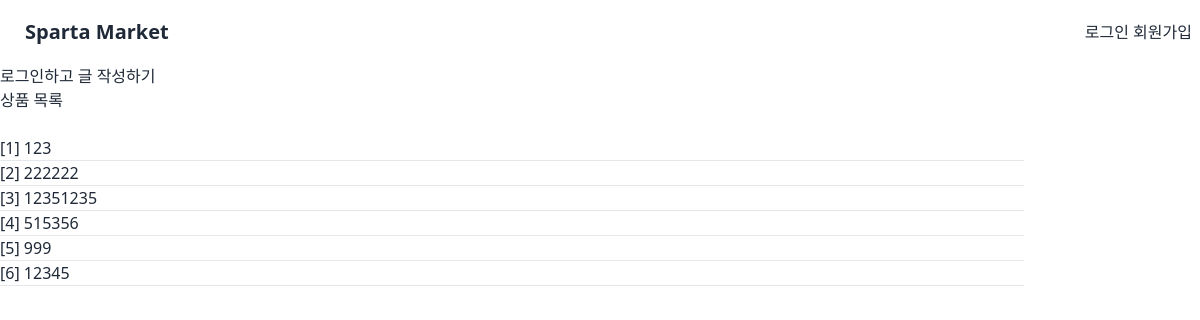
Screenshot of /products/ with the database file from the repository.
### products/models.py (models this page shows, shortened)
class Products(models.Model):
    user = models.ForeignKey(settings.AUTH_USER_MODEL,
                             on_delete=models.CASCADE, related_name="products")
    title = models.CharField(max_length=50)
    content = models.TextField()
    product_price = models.IntegerField()
    pinned_userid = models.TextField(default="")
    pinned_length = models.IntegerField(default=0)
    created_at = models.DateTimeField(auto_now_add=True)  # 추가될 때 업데이트
    updated_at = models.DateTimeField(auto_now=True)  # 수정될 때 업데이트
    image = models.ImageField(upload_to="images/", blank=True)
    liked_by = models.ManyToManyField(
        User, related_name="liked_products", blank=True)

### products/views.py (the view)
# urls.py: path("", views.products, name="products"),
def products(request):
    product = Products.objects.all()
    context = {
        "product": product
    }
    return render(request, "products/products.html", context)

### products/templates/products/products.html
{% extends 'base.html' %}
{% block content %}
{% if request.user.is_authenticated %}
<a href="{% url 'products:create' %}">
    <button>새로운 글 작성</button>
</a>
<br>
{% else %}
<a href="{% url 'accounts:login' %}">로그인하고 글 작성하기
{% endif %}
<br>
<h1> 상품 목록</h1>
<br>
{% for products in product %}
<a href = "{% url 'products:detail' products.id %}">
    <p>[{{products.id }}] {{products.title}}</p>
</a>
<hr>
{% endfor %}
{% endblock content %}

### rows the page displays
Products: id "1", title "123"
Products: id "2", title "222222"
Products: id "3", title "12351235"
Products: id "4", title "515356"
Products: id "5", title "999"
Products: id "6", title "12345"
